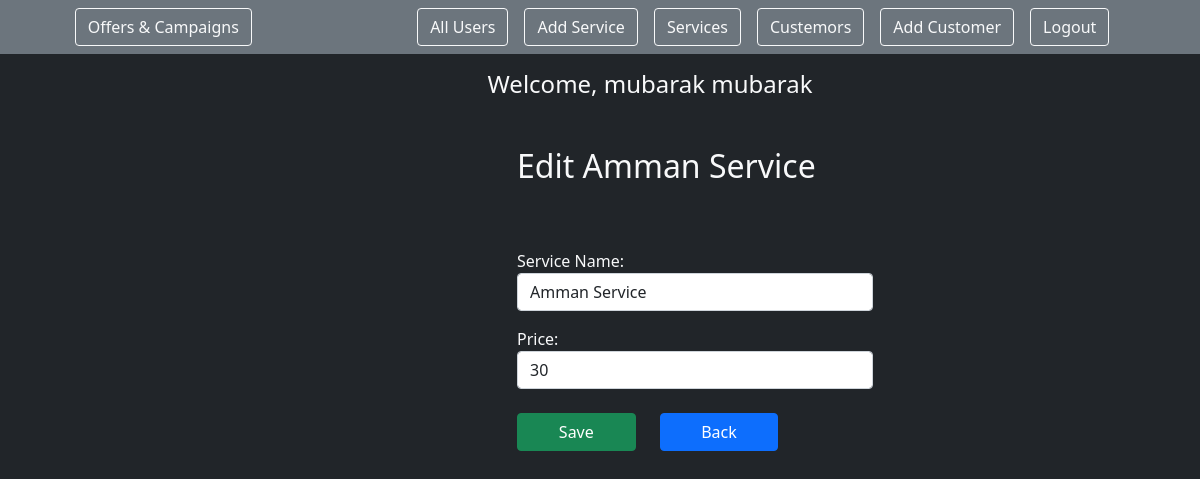
Page /crm/edit_serv/15 (signed in) on the committed database.
### login_app/models.py (models this page shows)
class Employee(models.Model):
    first_name = models.CharField(max_length=255)
    last_name = models.CharField(max_length=255)
    email = models.CharField(max_length=255)
    password = models.CharField(max_length=255)
    admin = models.BooleanField(default=False)
    created_at = models.DateTimeField(auto_now_add=True)
    updated_at = models.DateTimeField(auto_now=True)
    objects = EmployeeManager()

### crm_app/models.py (models this page shows)
class Service(models.Model):
    name = models.CharField(max_length=255)
    price=models.IntegerField()
    customers = models.ManyToManyField(Customer, related_name="services")
    created_at = models.DateTimeField(auto_now_add=True)
    updated_at = models.DateTimeField(auto_now=True)
    objects = ServiceManager()

### crm_app/views.py (the view)
# urls.py: path('edit_serv/<serv_id>', views.edit_serv),
def edit_serv(request, serv_id):
    user = Employee.objects.get(id=request.session['employeeid'])
    if user.admin:
        context = {
            'user':user,
            'this_serv': Service.objects.get(id=serv_id),
        }
        return render(request, 'edit_serv.html', context)
    else:
        return redirect('/crm/all_services')

### crm_app/templates/edit_serv.html (shortened to what this page needs)
<!DOCTYPE html>
<html lang="en">
<head>
    <link href="https://cdn.jsdelivr.net/npm/bootstrap@5.1.3/dist/css/bootstrap.min.css" rel="stylesheet"
 />
</head>
<body class="bg-dark text-light">
    <nav class="navbar navbar-dark bg-secondary justify-content-around">
        <a class="btn btn-outline-light me-3" href='/crm/offers'>Offers & Campaigns</a>
        <div class='d-flex justify-content'>
            {%if user.admin%}
            <a class="btn btn-outline-light me-3 " href='/all_employee'>All Users</a>
            <a class="btn btn-outline-light me-3 " href='/crm/new_service'>Add Service</a>
            {%endif%}
            <a class="btn btn-outline-light me-3 " href='/crm/all_services'>Services</a>
            <a class="btn btn-outline-light me-3 " href='/crm/all_customers'>Custemors</a>
            <a class="btn btn-outline-light me-3 " href='/crm/new'>Add Customer</a>
            <a class="btn btn-outline-light me-3 " href='/logout'>Logout</a>
        </div>
    </nav>
    <h4 class="mt-3 text-light text-center offset-1">Welcome, {{user.first_name}} {{user.last_name}}</h4>
    <div class="container mt-5">
        <div class="col">
            <div class="row align-items-center">
                <h2 class="mb-3 col-7 offset-5 mb-2">Edit {{this_serv.name}}</h2>
            </div>
            <div class="row mt-5 align-items-top">
                <div class="col-4 offset-5">
                    <form action="/crm/update_serv/{{this_serv.id}}" method="post">
                        <div class="mb-3">
                            Service Name:
                            <input type="text" class="form-control" name="serv" value="{{this_serv.name}}" />
                        </div>
                        <div class="mb-3">
                            Price:
                            <input type="number" class="form-control" name="price" value="{{this_serv.price}}" />
                        </div>
                        <div class="d-flex ">
                            <button type="submit" class="btn btn-success col-4 me-4 mt-2">
                                Save
                            </button>
                            <a class="btn btn-primary col-4 mt-2" href='/crm/all_services'>Back</a>
                    </form>
                </div>
            </div>
        </div>
    </div>
</body>
</html>

### rows in the picture
Employee: first_name "mubarak", last_name "mubarak"
Service: name "Amman Service", serv "Amman Service", price "30"
